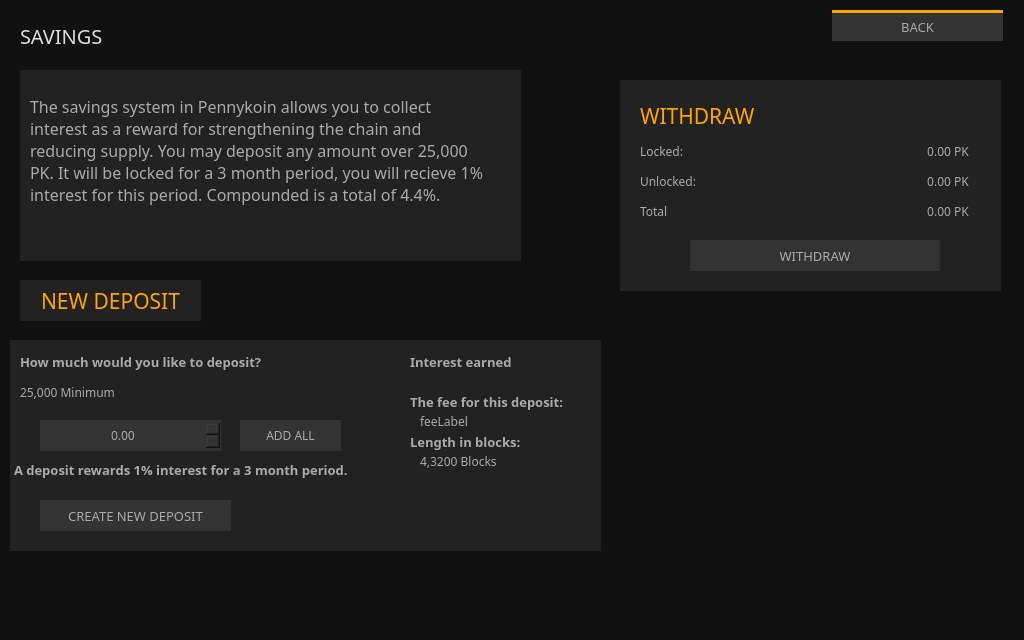
<?xml version="1.0" encoding="UTF-8"?>
<ui version="4.0">
 <class>DepositsFrame</class>
 <widget class="QFrame" name="DepositsFrame">
  <property name="geometry">
   <rect>
    <x>0</x>
    <y>0</y>
    <width>1024</width>
    <height>640</height>
   </rect>
  </property>
  <property name="minimumSize">
   <size>
    <width>1024</width>
    <height>640</height>
   </size>
  </property>
  <property name="maximumSize">
   <size>
    <width>16777215</width>
    <height>16777215</height>
   </size>
  </property>
  <property name="windowTitle">
   <string>Frame</string>
  </property>
  <property name="styleSheet">
   <string notr="true">border: 0px; color: #aaa;</string>
  </property>
  <property name="frameShape">
   <enum>QFrame::NoFrame</enum>
  </property>
  <property name="frameShadow">
   <enum>QFrame::Raised</enum>
  </property>
  <layout class="QVBoxLayout" name="verticalLayout">
   <property name="spacing">
    <number>6</number>
   </property>
   <property name="leftMargin">
    <number>0</number>
   </property>
   <property name="topMargin">
    <number>0</number>
   </property>
   <property name="rightMargin">
    <number>0</number>
   </property>
   <property name="bottomMargin">
    <number>0</number>
   </property>
   <item>
    <widget class="QGroupBox" name="groupBox">
     <property name="minimumSize">
      <size>
       <width>1024</width>
       <height>640</height>
      </size>
     </property>
     <property name="maximumSize">
      <size>
       <width>16777215</width>
       <height>16777215</height>
      </size>
     </property>
     <property name="styleSheet">
      <string notr="true">border: 0px; background-color: #111;</string>
     </property>
     <property name="title">
      <string/>
     </property>
     <widget class="QTreeView" name="m_depositView">
      <property name="geometry">
       <rect>
        <x>619</x>
        <y>300</y>
        <width>381</width>
        <height>300</height>
       </rect>
      </property>
      <property name="minimumSize">
       <size>
        <width>300</width>
        <height>300</height>
       </size>
      </property>
      <property name="maximumSize">
       <size>
        <width>16777215</width>
        <height>16777215</height>
       </size>
      </property>
      <property name="font">
       <font>
        <family>Poppins</family>
        <pointsize>9</pointsize>
       </font>
      </property>
      <property name="styleSheet">
       <string notr="true">QHeaderView::section {
background-color: #222; 
   color: #aaa;
font-family: Poppins;
    font-size: 12px;
    border: 0px solid white;
border-bottom: 1px solid orange;
   height: 30px;

}

QTreeView::item
{
    font: 10px;
    color: #999;
    height: 30px;
}

QTreeView::branch:selected {
  background-color: orange;
  color: black;
}

QWidget:item:selected {
  background-color: #111;
  color: #999;
}</string>
      </property>
      <property name="frameShape">
       <enum>QFrame::NoFrame</enum>
      </property>
      <property name="frameShadow">
       <enum>QFrame::Plain</enum>
      </property>
      <property name="midLineWidth">
       <number>0</number>
      </property>
      <property name="verticalScrollBarPolicy">
       <enum>Qt::ScrollBarAlwaysOff</enum>
      </property>
      <property name="horizontalScrollBarPolicy">
       <enum>Qt::ScrollBarAlwaysOff</enum>
      </property>
      <property name="indentation">
       <number>5</number>
      </property>
      <property name="sortingEnabled">
       <bool>true</bool>
      </property>
     </widget>
     <widget class="QPushButton" name="m_backButton">
      <property name="geometry">
       <rect>
        <x>832</x>
        <y>10</y>
        <width>171</width>
        <height>31</height>
       </rect>
      </property>
      <property name="font">
       <font>
        <family>Poppins</family>
        <pointsize>10</pointsize>
       </font>
      </property>
      <property name="styleSheet">
       <string notr="true">color: #aaa; background-color: #333; border-top: 3px solid orange;</string>
      </property>
      <property name="text">
       <string>BACK</string>
      </property>
     </widget>
     <widget class="QLabel" name="label_4">
      <property name="geometry">
       <rect>
        <x>20</x>
        <y>25</y>
        <width>131</width>
        <height>21</height>
       </rect>
      </property>
      <property name="font">
       <font>
        <family>Poppins</family>
        <pointsize>-1</pointsize>
       </font>
      </property>
      <property name="styleSheet">
       <string notr="true">color: #ddd; 
font-size: 20px;
font-family: Poppins;</string>
      </property>
      <property name="text">
       <string>SAVINGS</string>
      </property>
     </widget>
     <widget class="QGroupBox" name="widthraw">
      <property name="geometry">
       <rect>
        <x>620</x>
        <y>80</y>
        <width>381</width>
        <height>211</height>
       </rect>
      </property>
      <property name="styleSheet">
       <string notr="true">background-color: #222;</string>
      </property>
      <property name="title">
       <string/>
      </property>
      <widget class="QLabel" name="label_8">
       <property name="geometry">
        <rect>
         <x>20</x>
         <y>60</y>
         <width>81</width>
         <height>23</height>
        </rect>
       </property>
       <property name="font">
        <font>
         <family>Poppins</family>
         <pointsize>9</pointsize>
        </font>
       </property>
       <property name="text">
        <string>Locked:</string>
       </property>
      </widget>
      <widget class="QLabel" name="m_lockedDepositLabel">
       <property name="geometry">
        <rect>
         <x>210</x>
         <y>60</y>
         <width>121</width>
         <height>23</height>
        </rect>
       </property>
       <property name="font">
        <font>
         <family>Poppins</family>
         <pointsize>9</pointsize>
         <weight>50</weight>
         <bold>false</bold>
        </font>
       </property>
       <property name="text">
        <string notr="true">0.00</string>
       </property>
       <property name="alignment">
        <set>Qt::AlignRight|Qt::AlignTrailing|Qt::AlignVCenter</set>
       </property>
      </widget>
      <widget class="QLabel" name="m_tickerLabel1">
       <property name="geometry">
        <rect>
         <x>334</x>
         <y>60</y>
         <width>31</width>
         <height>23</height>
        </rect>
       </property>
       <property name="font">
        <font>
         <family>Poppins</family>
         <pointsize>9</pointsize>
        </font>
       </property>
       <property name="text">
        <string notr="true">PK</string>
       </property>
      </widget>
      <widget class="QLabel" name="m_tickerLabel2">
       <property name="geometry">
        <rect>
         <x>334</x>
         <y>90</y>
         <width>31</width>
         <height>23</height>
        </rect>
       </property>
       <property name="font">
        <font>
         <family>Poppins</family>
         <pointsize>9</pointsize>
        </font>
       </property>
       <property name="text">
        <string notr="true">PK</string>
       </property>
      </widget>
      <widget class="QLabel" name="m_unlockedDepositLabel">
       <property name="geometry">
        <rect>
         <x>210</x>
         <y>90</y>
         <width>121</width>
         <height>23</height>
        </rect>
       </property>
       <property name="font">
        <font>
         <family>Poppins</family>
         <pointsize>9</pointsize>
         <weight>50</weight>
         <bold>false</bold>
        </font>
       </property>
       <property name="text">
        <string notr="true">0.00</string>
       </property>
       <property name="alignment">
        <set>Qt::AlignRight|Qt::AlignTrailing|Qt::AlignVCenter</set>
       </property>
      </widget>
      <widget class="QPushButton" name="m_withdrawButton">
       <property name="geometry">
        <rect>
         <x>70</x>
         <y>160</y>
         <width>250</width>
         <height>31</height>
        </rect>
       </property>
       <property name="minimumSize">
        <size>
         <width>250</width>
         <height>30</height>
        </size>
       </property>
       <property name="font">
        <font>
         <family>Poppins</family>
         <pointsize>10</pointsize>
        </font>
       </property>
       <property name="styleSheet">
        <string notr="true">color: #aaa; background-color: #333; </string>
       </property>
       <property name="text">
        <string>WITHDRAW</string>
       </property>
      </widget>
      <widget class="QLabel" name="label_7">
       <property name="geometry">
        <rect>
         <x>20</x>
         <y>20</y>
         <width>221</width>
         <height>31</height>
        </rect>
       </property>
       <property name="font">
        <font>
         <family>Poppins</family>
         <pointsize>16</pointsize>
         <weight>50</weight>
         <bold>false</bold>
        </font>
       </property>
       <property name="styleSheet">
        <string notr="true">color: orange;</string>
       </property>
       <property name="text">
        <string>WITHDRAW</string>
       </property>
      </widget>
      <widget class="QLabel" name="label_9">
       <property name="geometry">
        <rect>
         <x>20</x>
         <y>90</y>
         <width>81</width>
         <height>23</height>
        </rect>
       </property>
       <property name="font">
        <font>
         <family>Poppins</family>
         <pointsize>9</pointsize>
        </font>
       </property>
       <property name="text">
        <string>Unlocked:</string>
       </property>
      </widget>
      <widget class="QLabel" name="label_13">
       <property name="geometry">
        <rect>
         <x>20</x>
         <y>120</y>
         <width>81</width>
         <height>23</height>
        </rect>
       </property>
       <property name="font">
        <font>
         <family>Poppins</family>
         <pointsize>9</pointsize>
        </font>
       </property>
       <property name="text">
        <string>Total</string>
       </property>
      </widget>
      <widget class="QLabel" name="m_totalDepositLabel">
       <property name="geometry">
        <rect>
         <x>210</x>
         <y>120</y>
         <width>121</width>
         <height>23</height>
        </rect>
       </property>
       <property name="font">
        <font>
         <family>Poppins</family>
         <pointsize>9</pointsize>
         <weight>50</weight>
         <bold>false</bold>
        </font>
       </property>
       <property name="text">
        <string notr="true">0.00</string>
       </property>
       <property name="alignment">
        <set>Qt::AlignRight|Qt::AlignTrailing|Qt::AlignVCenter</set>
       </property>
      </widget>
      <widget class="QLabel" name="m_tickerLabel3">
       <property name="geometry">
        <rect>
         <x>334</x>
         <y>120</y>
         <width>31</width>
         <height>23</height>
        </rect>
       </property>
       <property name="font">
        <font>
         <family>Poppins</family>
         <pointsize>9</pointsize>
        </font>
       </property>
       <property name="text">
        <string notr="true">PK</string>
       </property>
      </widget>
     </widget>
     <widget class="QGroupBox" name="m_graph">
      <property name="geometry">
       <rect>
        <x>20</x>
        <y>70</y>
        <width>501</width>
        <height>191</height>
       </rect>
      </property>
      <property name="styleSheet">
       <string notr="true">background-color: #222;</string>
      </property>
      <property name="title">
       <string/>
      </property>
      <widget class="QLabel" name="label_15">
       <property name="geometry">
        <rect>
         <x>20</x>
         <y>260</y>
         <width>51</width>
         <height>16</height>
        </rect>
       </property>
       <property name="font">
        <font>
         <family>Poppins</family>
         <pointsize>8</pointsize>
        </font>
       </property>
       <property name="styleSheet">
        <string notr="true">color: #555</string>
       </property>
       <property name="text">
        <string/>
       </property>
      </widget>
      <widget class="QLabel" name="label_6">
       <property name="geometry">
        <rect>
         <x>10</x>
         <y>0</y>
         <width>461</width>
         <height>161</height>
        </rect>
       </property>
       <property name="font">
        <font>
         <family>KacstNaskh</family>
         <pointsize>12</pointsize>
        </font>
       </property>
       <property name="text">
        <string>The savings system in Pennykoin allows you to collect interest as a reward for strengthening the chain and reducing supply.    You may deposit any amount over 25,000 PK. It will be locked for a 3 month period, you will recieve 1% interest for this period.   Compounded is a total of 4.4%.</string>
       </property>
       <property name="textFormat">
        <enum>Qt::RichText</enum>
       </property>
       <property name="wordWrap">
        <bool>true</bool>
       </property>
      </widget>
     </widget>
     <widget class="QPushButton" name="m_depositSelectButton">
      <property name="geometry">
       <rect>
        <x>20</x>
        <y>280</y>
        <width>181</width>
        <height>41</height>
       </rect>
      </property>
      <property name="font">
       <font>
        <family>Poppins</family>
        <pointsize>16</pointsize>
       </font>
      </property>
      <property name="styleSheet">
       <string notr="true">color: orange; background-color: #222;</string>
      </property>
      <property name="text">
       <string>NEW DEPOSIT</string>
      </property>
     </widget>
     <widget class="QPushButton" name="m_investmentSelectButton">
      <property name="geometry">
       <rect>
        <x>200</x>
        <y>380</y>
        <width>221</width>
        <height>41</height>
       </rect>
      </property>
      <property name="font">
       <font>
        <family>Poppins</family>
        <pointsize>16</pointsize>
       </font>
      </property>
      <property name="styleSheet">
       <string notr="true">color: #777; background-color: #05050505;</string>
      </property>
      <property name="text">
       <string/>
      </property>
     </widget>
     <widget class="QGroupBox" name="depositsBox">
      <property name="geometry">
       <rect>
        <x>10</x>
        <y>340</y>
        <width>591</width>
        <height>211</height>
       </rect>
      </property>
      <property name="styleSheet">
       <string notr="true">background-color: #222;</string>
      </property>
      <property name="title">
       <string/>
      </property>
      <widget class="QPushButton" name="m_depositButton">
       <property name="geometry">
        <rect>
         <x>30</x>
         <y>160</y>
         <width>191</width>
         <height>31</height>
        </rect>
       </property>
       <property name="minimumSize">
        <size>
         <width>30</width>
         <height>31</height>
        </size>
       </property>
       <property name="font">
        <font>
         <family>Poppins</family>
         <pointsize>10</pointsize>
        </font>
       </property>
       <property name="styleSheet">
        <string notr="true">color: #aaa; background-color: #333; </string>
       </property>
       <property name="text">
        <string>CREATE NEW DEPOSIT</string>
       </property>
      </widget>
      <widget class="QLabel" name="label_2">
       <property name="geometry">
        <rect>
         <x>4</x>
         <y>110</y>
         <width>390</width>
         <height>40</height>
        </rect>
       </property>
       <property name="font">
        <font>
         <family>Poppins</family>
         <pointsize>10</pointsize>
         <weight>75</weight>
         <bold>true</bold>
        </font>
       </property>
       <property name="styleSheet">
        <string notr="true">color: #aaa;</string>
       </property>
       <property name="text">
        <string>A deposit rewards 1% interest for a 3 month period.</string>
       </property>
       <property name="alignment">
        <set>Qt::AlignLeading|Qt::AlignLeft|Qt::AlignVCenter</set>
       </property>
      </widget>
      <widget class="QLabel" name="m_feeTextLabel">
       <property name="geometry">
        <rect>
         <x>400</x>
         <y>50</y>
         <width>371</width>
         <height>24</height>
        </rect>
       </property>
       <property name="font">
        <font>
         <family>Poppins</family>
         <pointsize>10</pointsize>
         <weight>75</weight>
         <bold>true</bold>
        </font>
       </property>
       <property name="styleSheet">
        <string notr="true">color: #aaa;</string>
       </property>
       <property name="text">
        <string>The fee for this deposit:</string>
       </property>
      </widget>
      <widget class="QSpinBox" name="m_timeSpin">
       <property name="geometry">
        <rect>
         <x>10</x>
         <y>170</y>
         <width>1</width>
         <height>1</height>
        </rect>
       </property>
       <property name="font">
        <font>
         <family>Poppins</family>
         <pointsize>9</pointsize>
        </font>
       </property>
       <property name="styleSheet">
        <string notr="true">background-color: #333;; padding: 5px</string>
       </property>
       <property name="frame">
        <bool>false</bool>
       </property>
       <property name="alignment">
        <set>Qt::AlignCenter</set>
       </property>
       <property name="minimum">
        <number>3</number>
       </property>
       <property name="maximum">
        <number>3</number>
       </property>
      </widget>
      <widget class="QLabel" name="label">
       <property name="geometry">
        <rect>
         <x>10</x>
         <y>10</y>
         <width>371</width>
         <height>24</height>
        </rect>
       </property>
       <property name="font">
        <font>
         <family>Poppins</family>
         <pointsize>10</pointsize>
         <weight>75</weight>
         <bold>true</bold>
        </font>
       </property>
       <property name="styleSheet">
        <string notr="true">color: #aaa;</string>
       </property>
       <property name="text">
        <string>How much would you like to deposit?</string>
       </property>
       <property name="alignment">
        <set>Qt::AlignLeading|Qt::AlignLeft|Qt::AlignVCenter</set>
       </property>
      </widget>
      <widget class="QLabel" name="m_nativeTimeLabel">
       <property name="geometry">
        <rect>
         <x>410</x>
         <y>110</y>
         <width>341</width>
         <height>23</height>
        </rect>
       </property>
       <property name="font">
        <font>
         <family>Poppins</family>
         <pointsize>9</pointsize>
        </font>
       </property>
       <property name="styleSheet">
        <string notr="true">color: #aaa;</string>
       </property>
       <property name="text">
        <string>4,3200 Blocks</string>
       </property>
       <property name="alignment">
        <set>Qt::AlignLeading|Qt::AlignLeft|Qt::AlignVCenter</set>
       </property>
      </widget>
      <widget class="QLabel" name="label_3">
       <property name="geometry">
        <rect>
         <x>400</x>
         <y>10</y>
         <width>120</width>
         <height>24</height>
        </rect>
       </property>
       <property name="font">
        <font>
         <family>Poppins</family>
         <pointsize>10</pointsize>
         <weight>75</weight>
         <bold>true</bold>
        </font>
       </property>
       <property name="styleSheet">
        <string notr="true">color: #aaa;</string>
       </property>
       <property name="text">
        <string>Interest earned </string>
       </property>
       <property name="alignment">
        <set>Qt::AlignLeading|Qt::AlignLeft|Qt::AlignVCenter</set>
       </property>
      </widget>
      <widget class="QDoubleSpinBox" name="m_amountSpin">
       <property name="geometry">
        <rect>
         <x>30</x>
         <y>80</y>
         <width>181</width>
         <height>31</height>
        </rect>
       </property>
       <property name="font">
        <font>
         <family>Poppins</family>
         <pointsize>9</pointsize>
        </font>
       </property>
       <property name="styleSheet">
        <string notr="true">background-color: #333; padding: 5px;</string>
       </property>
       <property name="alignment">
        <set>Qt::AlignCenter</set>
       </property>
       <property name="decimals">
        <number>2</number>
       </property>
       <property name="maximum">
        <double>20000000.000000000000000</double>
       </property>
      </widget>
      <widget class="QLabel" name="m_feeLabel">
       <property name="geometry">
        <rect>
         <x>410</x>
         <y>70</y>
         <width>181</width>
         <height>23</height>
        </rect>
       </property>
       <property name="maximumSize">
        <size>
         <width>16777215</width>
         <height>16777209</height>
        </size>
       </property>
       <property name="font">
        <font>
         <family>Poppins</family>
         <pointsize>9</pointsize>
        </font>
       </property>
       <property name="styleSheet">
        <string notr="true">color: #aaa;</string>
       </property>
       <property name="text">
        <string>feeLabel</string>
       </property>
       <property name="alignment">
        <set>Qt::AlignLeading|Qt::AlignLeft|Qt::AlignVCenter</set>
       </property>
      </widget>
      <widget class="QLabel" name="m_interestLabel">
       <property name="geometry">
        <rect>
         <x>410</x>
         <y>30</y>
         <width>341</width>
         <height>21</height>
        </rect>
       </property>
       <property name="font">
        <font>
         <family>Poppins</family>
         <pointsize>9</pointsize>
        </font>
       </property>
       <property name="styleSheet">
        <string notr="true">color: #aaa;</string>
       </property>
       <property name="text">
        <string/>
       </property>
       <property name="alignment">
        <set>Qt::AlignLeading|Qt::AlignLeft|Qt::AlignVCenter</set>
       </property>
      </widget>
      <widget class="QLabel" name="label_5">
       <property name="geometry">
        <rect>
         <x>10</x>
         <y>40</y>
         <width>240</width>
         <height>24</height>
        </rect>
       </property>
       <property name="font">
        <font>
         <family>Poppins</family>
         <pointsize>9</pointsize>
         <weight>50</weight>
         <bold>false</bold>
        </font>
       </property>
       <property name="styleSheet">
        <string notr="true">color: #aaa;</string>
       </property>
       <property name="text">
        <string>25,000 Minimum</string>
       </property>
       <property name="alignment">
        <set>Qt::AlignLeading|Qt::AlignLeft|Qt::AlignVCenter</set>
       </property>
      </widget>
      <widget class="QLabel" name="m_feeTextLabel_2">
       <property name="geometry">
        <rect>
         <x>400</x>
         <y>90</y>
         <width>171</width>
         <height>24</height>
        </rect>
       </property>
       <property name="font">
        <font>
         <family>Poppins</family>
         <pointsize>10</pointsize>
         <weight>75</weight>
         <bold>true</bold>
        </font>
       </property>
       <property name="styleSheet">
        <string notr="true">color: #aaa;</string>
       </property>
       <property name="text">
        <string>Length in blocks:</string>
       </property>
      </widget>
      <widget class="QPushButton" name="m_allButton">
       <property name="geometry">
        <rect>
         <x>230</x>
         <y>80</y>
         <width>101</width>
         <height>31</height>
        </rect>
       </property>
       <property name="font">
        <font>
         <family>Poppins</family>
         <pointsize>9</pointsize>
        </font>
       </property>
       <property name="styleSheet">
        <string notr="true">color: #aaa; background-color: #333; </string>
       </property>
       <property name="text">
        <string>ADD ALL</string>
       </property>
      </widget>
     </widget>
    </widget>
   </item>
  </layout>
 </widget>
 <resources/>
 <connections>
  <connection>
   <sender>m_depositButton</sender>
   <signal>clicked()</signal>
   <receiver>DepositsFrame</receiver>
   <slot>depositClicked()</slot>
   <hints>
    <hint type="sourcelabel">
     <x>274</x>
     <y>76</y>
    </hint>
    <hint type="destinationlabel">
     <x>398</x>
     <y>278</y>
    </hint>
   </hints>
  </connection>
  <connection>
   <sender>m_withdrawButton</sender>
   <signal>clicked()</signal>
   <receiver>DepositsFrame</receiver>
   <slot>withdrawClicked()</slot>
   <hints>
    <hint type="sourcelabel">
     <x>196</x>
     <y>151</y>
    </hint>
    <hint type="destinationlabel">
     <x>398</x>
     <y>278</y>
    </hint>
   </hints>
  </connection>
  <connection>
   <sender>m_depositView</sender>
   <signal>doubleClicked(QModelIndex)</signal>
   <receiver>DepositsFrame</receiver>
   <slot>showDepositDetails(QModelIndex)</slot>
   <hints>
    <hint type="sourcelabel">
     <x>398</x>
     <y>403</y>
    </hint>
    <hint type="destinationlabel">
     <x>398</x>
     <y>278</y>
    </hint>
   </hints>
  </connection>
  <connection>
   <sender>m_amountSpin</sender>
   <signal>valueChanged(double)</signal>
   <receiver>DepositsFrame</receiver>
   <slot>depositParamsChanged()</slot>
   <hints>
    <hint type="sourcelabel">
     <x>147</x>
     <y>211</y>
    </hint>
    <hint type="destinationlabel">
     <x>398</x>
     <y>278</y>
    </hint>
   </hints>
  </connection>
  <connection>
   <sender>m_backButton</sender>
   <signal>clicked()</signal>
   <receiver>DepositsFrame</receiver>
   <slot>backClicked()</slot>
   <hints>
    <hint type="sourcelabel">
     <x>1195</x>
     <y>35</y>
    </hint>
    <hint type="destinationlabel">
     <x>649</x>
     <y>349</y>
    </hint>
   </hints>
  </connection>
  <connection>
   <sender>m_depositSelectButton</sender>
   <signal>clicked()</signal>
   <receiver>DepositsFrame</receiver>
   <slot>depositsClicked()</slot>
   <hints>
    <hint type="sourcelabel">
     <x>110</x>
     <y>400</y>
    </hint>
    <hint type="destinationlabel">
     <x>649</x>
     <y>349</y>
    </hint>
   </hints>
  </connection>
  <connection>
   <sender>m_allButton</sender>
   <signal>clicked()</signal>
   <receiver>DepositsFrame</receiver>
   <slot>allButtonClicked()</slot>
   <hints>
    <hint type="sourcelabel">
     <x>280</x>
     <y>515</y>
    </hint>
    <hint type="destinationlabel">
     <x>634</x>
     <y>349</y>
    </hint>
   </hints>
  </connection>
 </connections>
 <slots>
  <slot>depositClicked()</slot>
  <slot>withdrawClicked()</slot>
  <slot>showDepositDetails(QModelIndex)</slot>
  <slot>timeChanged(int)</slot>
  <slot>investmentsClicked()</slot>
  <slot>allButtonClicked()</slot>
  <slot>depositsClicked()</slot>
  <slot>depositParamsChanged()</slot>
  <slot>backClicked()</slot>
 </slots>
</ui>
